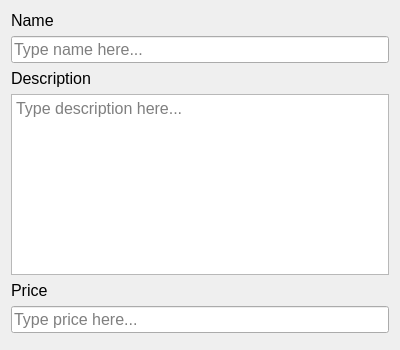
<?xml version="1.0" encoding="UTF-8"?>
<ui version="4.0">
 <class>auDialog</class>
 <widget class="QDialog" name="auDialog">
  <property name="geometry">
   <rect>
    <x>0</x>
    <y>0</y>
    <width>400</width>
    <height>350</height>
   </rect>
  </property>
  <property name="maximumSize">
   <size>
    <width>400</width>
    <height>350</height>
   </size>
  </property>
  <property name="font">
   <font>
    <family>Arial</family>
   </font>
  </property>
  <property name="windowTitle">
   <string/>
  </property>
  <property name="windowIcon">
   <iconset>
    <normaloff>ma.jpg</normaloff>ma.jpg</iconset>
  </property>
  <property name="modal">
   <bool>true</bool>
  </property>
  <layout class="QGridLayout" name="gridLayout">
   <item row="3" column="0" colspan="2">
    <widget class="QTextEdit" name="txtedescription">
     <property name="maximumSize">
      <size>
       <width>500</width>
       <height>250</height>
      </size>
     </property>
     <property name="font">
      <font>
       <pointsize>12</pointsize>
      </font>
     </property>
     <property name="cursor" stdset="0">
      <cursorShape>IBeamCursor</cursorShape>
     </property>
     <property name="mouseTracking">
      <bool>true</bool>
     </property>
     <property name="placeholderText">
      <string>Type description here...</string>
     </property>
    </widget>
   </item>
   <item row="1" column="0" colspan="2">
    <widget class="QLineEdit" name="lename">
     <property name="font">
      <font>
       <pointsize>12</pointsize>
      </font>
     </property>
     <property name="placeholderText">
      <string>Type name here...</string>
     </property>
    </widget>
   </item>
   <item row="0" column="0">
    <widget class="QLabel" name="lblname">
     <property name="font">
      <font>
       <pointsize>12</pointsize>
      </font>
     </property>
     <property name="text">
      <string>Name</string>
     </property>
    </widget>
   </item>
   <item row="2" column="0">
    <widget class="QLabel" name="lbldescription">
     <property name="font">
      <font>
       <pointsize>12</pointsize>
      </font>
     </property>
     <property name="text">
      <string>Description</string>
     </property>
    </widget>
   </item>
   <item row="4" column="0">
    <widget class="QLabel" name="lblprice">
     <property name="font">
      <font>
       <pointsize>12</pointsize>
      </font>
     </property>
     <property name="text">
      <string>Price</string>
     </property>
    </widget>
   </item>
   <item row="6" column="0" colspan="2">
    <widget class="QLineEdit" name="leprice">
     <property name="font">
      <font>
       <pointsize>12</pointsize>
      </font>
     </property>
     <property name="placeholderText">
      <string>Type price here...</string>
     </property>
    </widget>
   </item>
   <item row="7" column="0" colspan="2">
    <widget class="QDialogButtonBox" name="btnb">
     <property name="standardButtons">
      <set>QDialogButtonBox::NoButton</set>
     </property>
     <property name="centerButtons">
      <bool>true</bool>
     </property>
    </widget>
   </item>
  </layout>
 </widget>
 <resources/>
 <connections/>
</ui>
